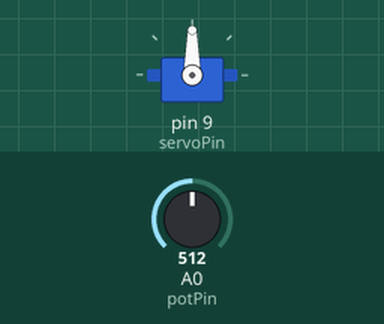
A sketch run on a simulated Arduino Uno, built with avr-gcc and run on an emulated ATmega328P. On the bench: servo. Inputs (shaded band) come from the test bench; at power-on: A0 (potPin) = 512.

Above: at 1.2 s.
1.3 s: A0 (potPin) set to 716
At 2.4 s:
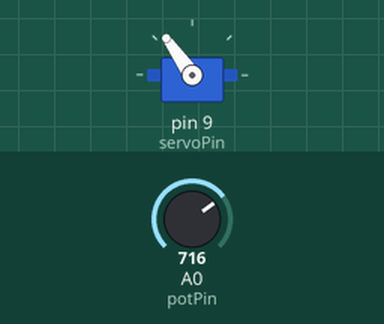
2.8 s: A0 (potPin) set to 900
At 3.6 s:
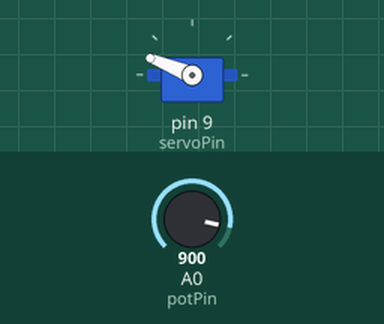
4.3 s: A0 (potPin) set to 1023
At 4.7 s:
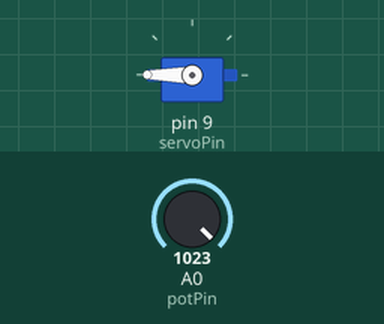
5.8 s: A0 (potPin) set to 306
At 7.0 s:
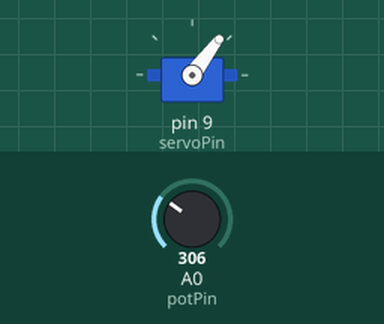
7.3 s: A0 (potPin) set to 122
At 8.2 s:
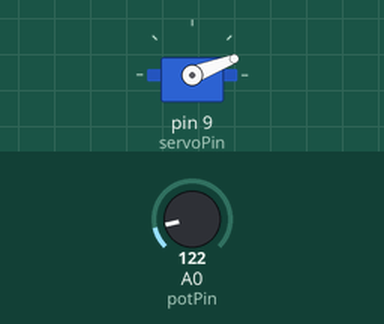
Timing chart, 0 to 9.8 s (numbered marks = the images above; inputs shaded):
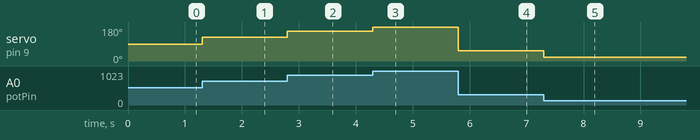

The sketch:

servo_knob.ino
```cpp
#include <Servo.h>        // include Servo library

Servo myServo;            // declare an instance of Servo library named myServo

const int servoPin = 9;   // declare variable for servo motor pin
const int potPin = A0;    // decalre variable for potentiometer pin
int angle = 0;            // declare variable to store angle
int potRead = 0;          // declare variable to store potentiometer read

void setup()
{
  myServo.attach(servoPin);   // set pin 9 for servo control
}

void loop()
{
  potRead = analogRead(potPin);   // read pot value (range 0 to 1023)
  angle = map(potRead, 0, 1023, 0, 180); //map pot range (0 to 1023) to angle range (0 to 180 degrees)
  myServo.write(angle);           // set servo angle
}
```

Measured:
- after the input at 1.3 s, servo on pin 9 (servoPin): 90° → 125° at once
- after the input at 2.8 s, servo on pin 9 (servoPin): 125° → 158° at once
- after the input at 4.3 s, servo on pin 9 (servoPin): 158° → 180° at once
- after the input at 5.8 s, servo on pin 9 (servoPin): 180° → 53° at once
- after the input at 7.3 s, servo on pin 9 (servoPin): 53° → 21° at once
